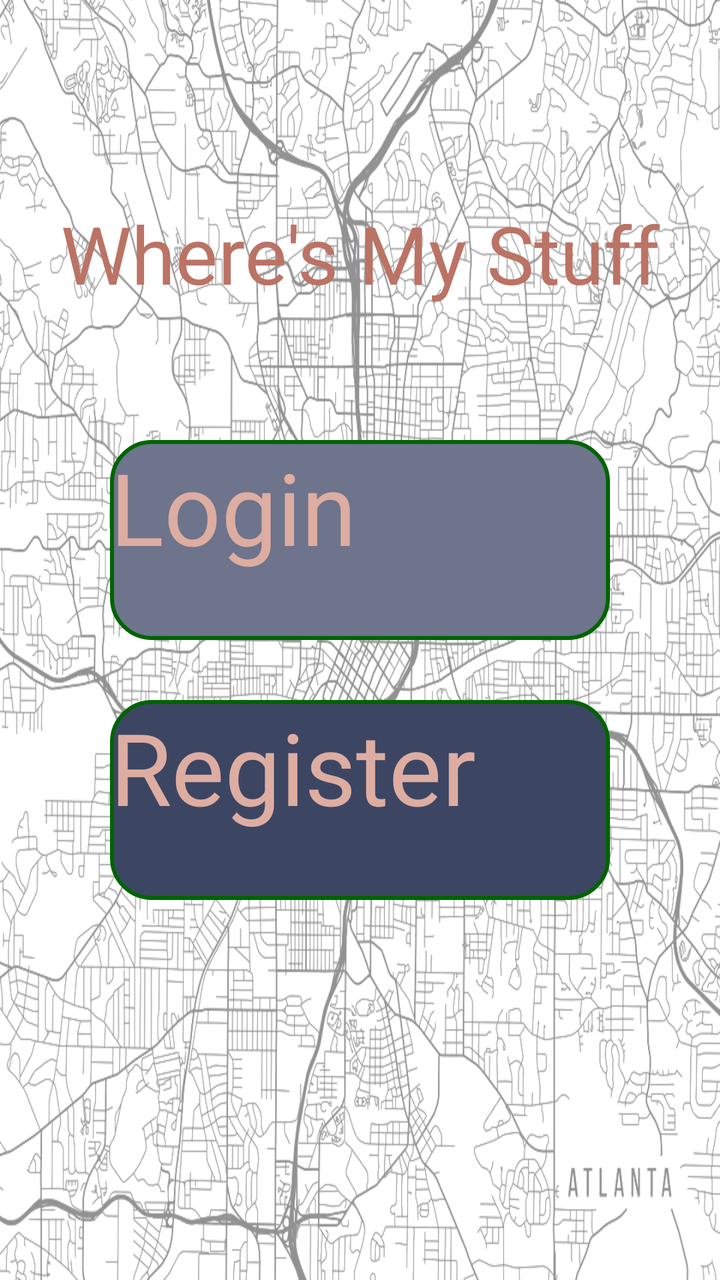
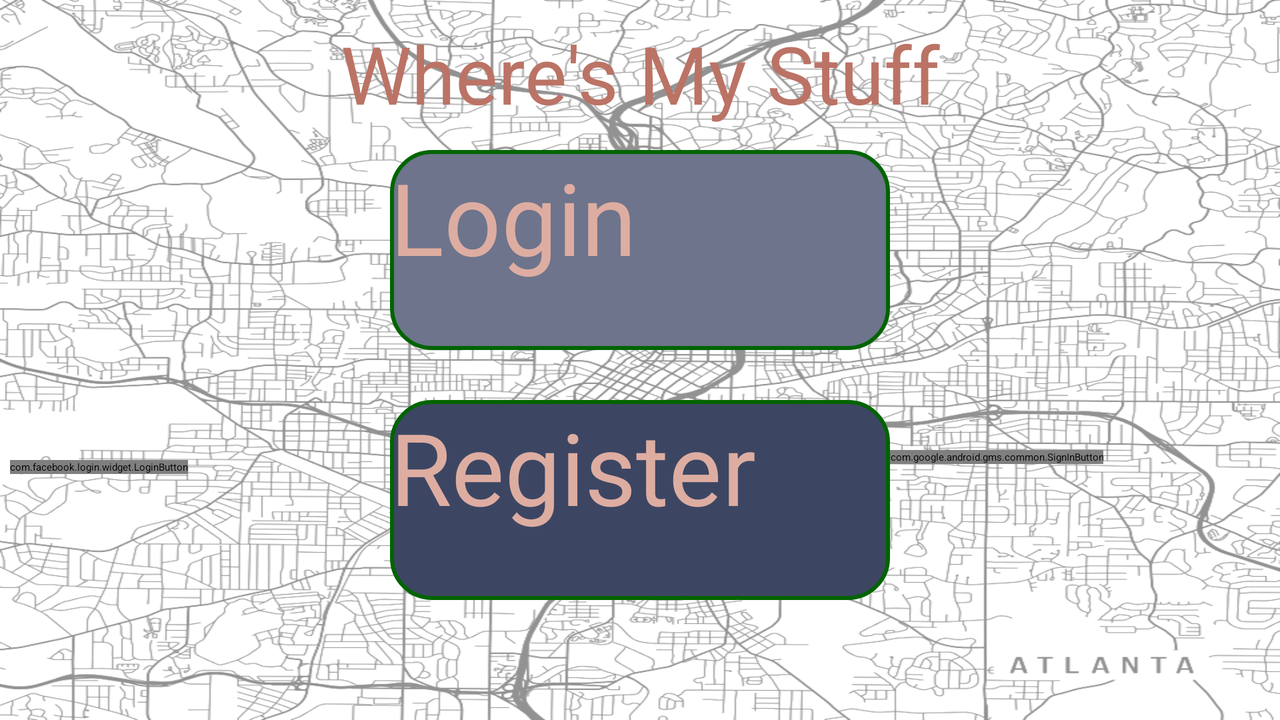

One screen, two layout resources from the same app: the default and the repository's alternative for another configuration. Each is rendered where Android would select it; the XML of both is given below.
<!-- AndroidManifest.xml: application theme CustomTheme -->
<!-- res/layout/activity_welcome_screen.xml -->
<?xml version="1.0" encoding="utf-8"?>
<RelativeLayout xmlns:android="http://schemas.android.com/apk/res/android"
    android:id="@+id/layout_welcome"
    android:layout_width="match_parent"
    android:layout_height="match_parent"
    android:visibility="visible"
    android:background="@drawable/background"
    android:weightSum="1">


    <Button
        android:id="@+id/login"
        android:layout_width="250dp"
        android:layout_height="100dp"
        android:layout_marginTop="220dp"
        android:textColor="@color/colorAccent"
        android:layout_centerHorizontal="true"
        android:textSize="50sp"
        android:background="@drawable/button_round"
        android:text= "@string/login" />

    <Button
        android:id="@+id/register"
        android:layout_width="250dp"
        android:layout_height="100dp"
        android:layout_marginTop="350dp"
        android:layout_centerHorizontal="true"
        android:background="@drawable/button_round_two"
        android:text="@string/register"
        android:textColor="@color/colorAccent"
        android:textSize="50sp"/>

    <TextView
        android:id="@+id/welcome"
        android:layout_width="wrap_content"
        android:layout_height="wrap_content"
        android:layout_centerHorizontal="true"
        android:layout_marginTop="100dp"
        android:ems="10"
        android:text="@string/app_name"
        android:textAlignment="center"
        android:textColor="@color/textColor"
        android:textSize="40sp"
        android:textStyle="normal" />


</RelativeLayout>
<!-- resources referenced by this layout -->
<resources>
  <color name="colorAccent">#DEADA1</color>
  <color name="textColor">#BB7365</color>
  <!-- drawable background: png bitmap (drawable, 356135 bytes) -->
  <!-- drawable button_round (drawable) -->
  <?xml version="1.0" encoding="utf-8"?>
  <selector xmlns:android="http://schemas.android.com/apk/res/android">
      <item>
          <shape android:shape="rectangle">
              
              <gradient
                  android:type="linear"
                  android:startColor="@color/button1"
                  android:endColor="@color/button1"
                  android:centerColor="@color/button1"
                  android:angle="90"
                  android:gradientRadius="90"
              />
              
              <stroke android:color="#006400" android:width="2dp" />
              
              <corners android:radius="20dp"/>
          </shape>
      </item>
  </selector>
  <!-- drawable button_round_two (drawable) -->
  <?xml version="1.0" encoding="utf-8"?>
  <selector xmlns:android="http://schemas.android.com/apk/res/android">
      <item>
          <shape android:shape="rectangle">
              
              <gradient
                  android:type="linear"
                  android:startColor="@color/button2"
                  android:endColor="@color/button2"
                  android:centerColor="@color/button2"
                  android:angle="90"
                  android:gradientRadius="90"
              />
              
              <stroke android:color="#006400" android:width="2dp" />
              
              <corners android:radius="20dp"/>
          </shape>
      </item>
  </selector>
  <string name="app_name">Where\'s My Stuff</string>
  <string name="login">Login</string>
  <string name="register">Register</string>
  <color name="button1">#6D748C</color>
  <color name="button2">#3C4663</color>
</resources>
<!-- res/layout-land/activity_welcome_screen.xml (the repository's variant of the layout above) -->
<!-- drawn on the phone turned sideways -->
<?xml version="1.0" encoding="utf-8"?>
<RelativeLayout xmlns:android="http://schemas.android.com/apk/res/android"
    android:layout_width="match_parent"
    android:layout_height="match_parent"
    android:visibility="visible"
    android:background="@drawable/background"
    android:weightSum="1">


    <Button
        android:id="@+id/login"
        android:layout_width="250dp"
        android:layout_height="100dp"
        android:layout_marginTop="75dp"
        android:textColor="@color/colorAccent"
        android:layout_centerHorizontal="true"
        android:textSize="50sp"
        android:background="@drawable/button_round"
        android:text= "@string/login" />

    <Button
        android:id="@+id/register"
        android:layout_width="250dp"
        android:layout_height="100dp"
        android:layout_marginTop="200dp"
        android:layout_centerHorizontal="true"
        android:background="@drawable/button_round_two"
        android:text="@string/register"
        android:textColor="@color/colorAccent"
        android:textSize="50sp"/>

    <com.facebook.login.widget.LoginButton
        android:id="@+id/fblogin_button"
        android:layout_width="wrap_content"
        android:layout_height="wrap_content"
        android:layout_gravity="center_horizontal"
        android:layout_marginTop="230dp"
        android:layout_marginStart="5dp"
        android:layout_marginBottom="10dp" />

    <com.google.android.gms.common.SignInButton
        android:id="@+id/sign_in_button"
        android:layout_width="wrap_content"
        android:layout_height="wrap_content"
        android:layout_marginTop="225dp"
        android:layout_marginStart="445dp"
        android:layout_marginBottom="10dp" />
    />

    <TextView
        android:id="@+id/welcome"
        android:layout_width="wrap_content"
        android:layout_height="wrap_content"
        android:layout_centerHorizontal="true"
        android:layout_marginTop="10dp"
        android:ems="10"
        android:text="@string/app_name"
        android:textAlignment="center"
        android:textColor="@color/textColor"
        android:textSize="40sp"
        android:textStyle="normal" />



</RelativeLayout>
